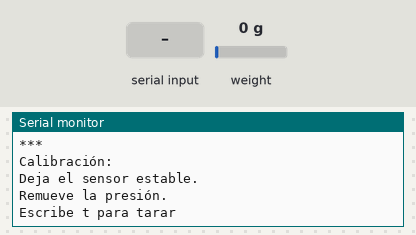
Bench run of a sketch on a simulated ESP8266 (NodeMCU). Parts: the last lines printed to the serial monitor. Inputs (shaded band) come from the test bench; at power-on: weight on the scale 0 g. EEPROM starts erased.

Above: at 3.2 s.
3.3 s: "t90\n" received over Serial
At 4.5 s:
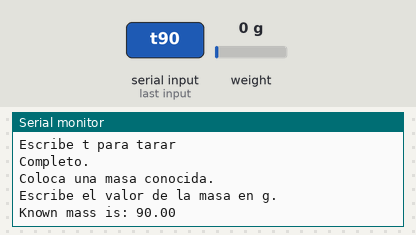
4.8 s: "y90\n" received over Serial
At 5.04 s:
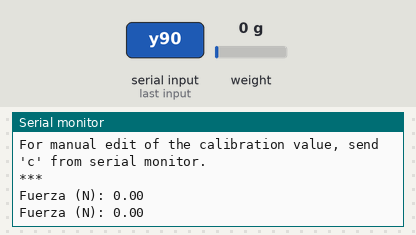
6.4 s: "t,45\n" received over Serial
7.9 s: "c90\n" received over Serial
At 8.6 s:
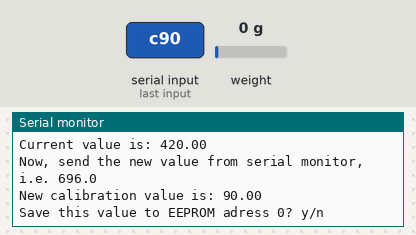
9.4 s: "y,45\n" received over Serial
At 9.61 s:
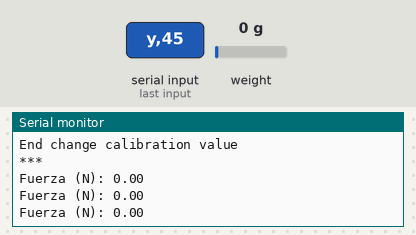
10.9 s: weight on the scale set to 100 g
At 10.93 s:
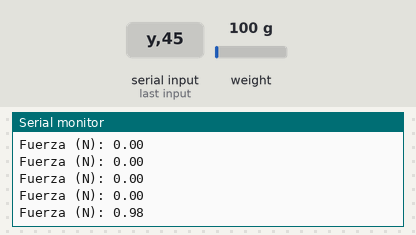

The sketch:

Fuerza.ino
```cpp
/*
   -------------------------------------------------------------------------------------
   HX711_ADC
   Arduino library for HX711 24-Bit Analog-to-Digital Converter for Weight Scales
   Olav Kallhovd sept2017
   -------------------------------------------------------------------------------------


/*
  Código de calibración
*/

#include <HX711_ADC.h>
#if defined(ESP8266)|| defined(ESP32) || defined(AVR)
#include <EEPROM.h>
#endif

//pins:
const int HX711_dout = 4; //mcu > HX711 dout pin
const int HX711_sck = 5; //mcu > HX711 sck pin

//HX711 constructor:
HX711_ADC LoadCell(HX711_dout, HX711_sck);

const int calVal_eepromAdress = 0;
unsigned long t = 0;

void setup() {
  Serial.begin(57600); delay(10);
  Serial.println();
  Serial.println("Iniciando...");

  LoadCell.begin();
  //LoadCell.setReverseOutput(); //uncomment to turn a negative output value to positive
  unsigned long stabilizingtime = 2000; // preciscion right after power-up can be improved by adding a few seconds of stabilizing time
  boolean _tare = true; //set this to false if you don't want tare to be performed in the next step
  LoadCell.start(stabilizingtime, _tare);
  if (LoadCell.getTareTimeoutFlag() || LoadCell.getSignalTimeoutFlag()) {
    Serial.println("Timeout, check MCU>HX711 wiring and pin designations");
    while (1);
  }
  else {
    LoadCell.setCalFactor(1.0); // user set calibration value (float), initial value 1.0 may be used for this sketch
    Serial.println("Inicializado");
  }
  while (!LoadCell.update());
  calibrate(); //start calibration procedure
}

void loop() {
  static boolean newDataReady = 0;
  const int serialPrintInterval = 0; //increase value to slow down serial print activity

  // check for new data/start next conversion:
  if (LoadCell.update()) newDataReady = true;

  // get smoothed value from the dataset:
  if (newDataReady) {
    if (millis() > t + serialPrintInterval) {
      float i = LoadCell.getData();
      Serial.print("Fuerza (N): ");
      Serial.println(i*9.8/1000);
      newDataReady = 0;
      t = millis();
    }
  }

  // receive command from serial terminal
  if (Serial.available() > 0) {
    char inByte = Serial.read();
    if (inByte == 't') LoadCell.tareNoDelay(); //tare
    else if (inByte == 'r') calibrate(); //calibrate
    else if (inByte == 'c') changeSavedCalFactor(); //edit calibration value manually
  }

  // check if last tare operation is complete
  if (LoadCell.getTareStatus() == true) {
    Serial.println("Se terminó de tarar");
  }

}

void calibrate() {
  Serial.println("***");
  Serial.println("Calibración:");
  Serial.println("Deja el sensor estable.");
  Serial.println("Remueve la presión.");
  Serial.println("Escribe t para tarar");

  boolean _resume = false;
  while (_resume == false) {
    LoadCell.update();
    if (Serial.available() > 0) {
      if (Serial.available() > 0) {
        char inByte = Serial.read();
        if (inByte == 't') LoadCell.tareNoDelay();
      }
    }
    if (LoadCell.getTareStatus() == true) {
      Serial.println("Completo.");
      _resume = true;
    }
  }

  Serial.println("Coloca una masa conocida.");
  Serial.println("Escribe el valor de la masa en g.");

  float known_mass = 0;
  _resume = false;
  while (_resume == false) {
    LoadCell.update();
    if (Serial.available() > 0) {
      known_mass = Serial.parseFloat();
      if (known_mass != 0) {
        Serial.print("Known mass is: ");
        Serial.println(known_mass);
        _resume = true;
      }
    }
  }

  LoadCell.refreshDataSet(); //refresh the dataset to be sure that the known mass is measured correct
  float newCalibrationValue = LoadCell.getNewCalibration(known_mass); //get the new calibration value

  Serial.print("Nueva calibración: ");
  Serial.print(newCalibrationValue);
  Serial.println(", Usar esta calibración.");
  Serial.print(" ");
  Serial.print(calVal_eepromAdress);
  Serial.println("? y/n");

  _resume = false;
  while (_resume == false) {
    if (Serial.available() > 0) {
      char inByte = Serial.read();
      if (inByte == 'y') {
#if defined(ESP8266)|| defined(ESP32)
        EEPROM.begin(512);
#endif
        EEPROM.put(calVal_eepromAdress, newCalibrationValue);
#if defined(ESP8266)|| defined(ESP32)
        EEPROM.commit();
#endif
        EEPROM.get(calVal_eepromAdress, newCalibrationValue);
        Serial.print("Value ");
        Serial.print(newCalibrationValue);
        Serial.print(" saved to EEPROM address: ");
        Serial.println(calVal_eepromAdress);
        _resume = true;

      }
      else if (inByte == 'n') {
        Serial.println("Value not saved to EEPROM");
        _resume = true;
      }
    }
  }

  Serial.println("Calibración terminada");
  Serial.println("***");
  Serial.println("To re-calibrate, send 'r' from serial monitor.");
  Serial.println("For manual edit of the calibration value, send 'c' from serial monitor.");
  Serial.println("***");
}

void changeSavedCalFactor() {
  float oldCalibrationValue = LoadCell.getCalFactor();
  boolean _resume = false;
  Serial.println("***");
  Serial.print("Current value is: ");
  Serial.println(oldCalibrationValue);
  Serial.println("Now, send the new value from serial monitor, i.e. 696.0");
  float newCalibrationValue;
  while (_resume == false) {
    if (Serial.available() > 0) {
      newCalibrationValue = Serial.parseFloat();
      if (newCalibrationValue != 0) {
        Serial.print("New calibration value is: ");
        Serial.println(newCalibrationValue);
        LoadCell.setCalFactor(newCalibrationValue);
        _resume = true;
      }
    }
  }
  _resume = false;
  Serial.print("Save this value to EEPROM adress ");
  Serial.print(calVal_eepromAdress);
  Serial.println("? y/n");
  while (_resume == false) {
    if (Serial.available() > 0) {
      char inByte = Serial.read();
      if (inByte == 'y') {
#if defined(ESP8266)|| defined(ESP32)
        EEPROM.begin(512);
#endif
        EEPROM.put(calVal_eepromAdress, newCalibrationValue);
#if defined(ESP8266)|| defined(ESP32)
        EEPROM.commit();
#endif
        EEPROM.get(calVal_eepromAdress, newCalibrationValue);
        Serial.print("Value ");
        Serial.print(newCalibrationValue);
        Serial.print(" saved to EEPROM address: ");
        Serial.println(calVal_eepromAdress);
        _resume = true;
      }
      else if (inByte == 'n') {
        Serial.println("Value not saved to EEPROM");
        _resume = true;
      }
    }
  }
  Serial.println("End change calibration value");
  Serial.println("***");
}
```

Measured:
- after the input at 3.3 s, the serial monitor: prints a new line at once (image 1)
- after the input at 4.8 s, the serial monitor: prints a new line after 0.11 s (image 2)
- after the input at 7.9 s, the serial monitor: prints a new line at once (image 3)
- after the input at 9.4 s, the serial monitor: prints a new line at once (image 4)
- after the input at 10.9 s, the serial monitor: prints a new line at once (image 5)
